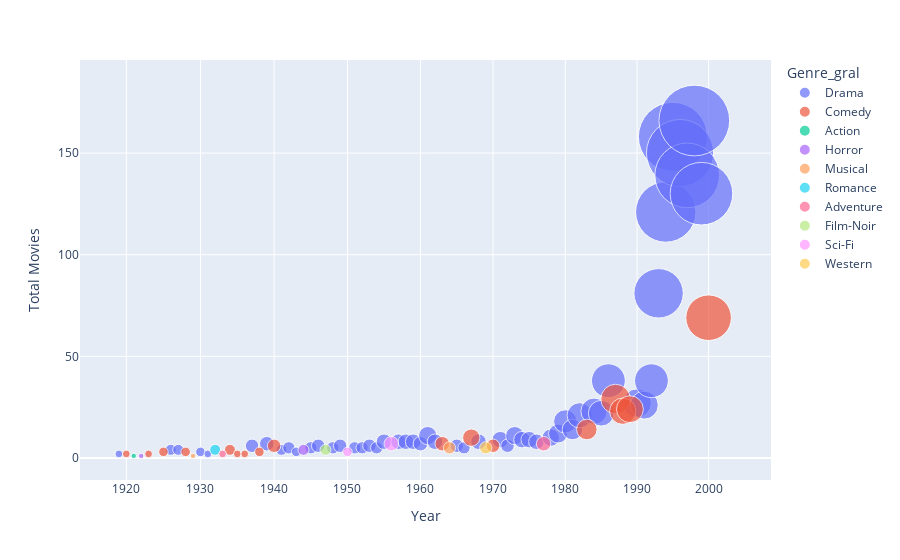

Notebook cell for this chart:
### Code cell
import plotly
import plotly.express as px
fig = px.scatter(Generemespopularxany, x="Year", y="Total Movies", size="Total Movies", color="Genre_gral",hover_name="Total Movies",log_x=True, size_max=50)
#Eix x l'any, eix vertical el nombre de titols/films aixi com el tamany dels cercles és el nombre de pelicules i el (hover) et dona les dades per genere.
fig.show()

### Figure 1 — Plotly figure (JSON) as saved in the notebook; plotly's stock layout.template omitted (floating-point values rounded to 4 significant figures)
{"data": [{"hovertemplate": "<b>%{hovertext}</b><br><br>Genre_gral=Drama<br>Year=%{x}<br>Total Movies=%{marker.size}<extra></extra>", "hovertext": [2, 4, 4, 3, 2, 6, 7, 4, 5, 3, 5, 6, 5, 6, 5, 5, 6, 5, 8, 8, 8, 8, 7, 11, 8, 6, 5, 8, 9, 6, 11, 9, 9, 8, 10, 12, 18, 14, 21, 23, 22, 38, 27, 26, 38, 81, 121, 158, 150, 139, 166, 130], "legendgroup": "Drama", "marker": {"color": "#636efa", "size": [2, 4, 4, 3, 2, 6, 7, 4, 5, 3, 5, 6, 5, 6, 5, 5, 6, 5, 8, 8, 8, 8, 7, 11, 8, 6, 5, 8, 9, 6, 11, 9, 9, 8, 10, 12, 18, 14, 21, 23, 22, 38, 27, 26, 38, 81, 121, 158, 150, 139, 166, 130], "sizemode": "area", "sizeref": 0.0664, "symbol": "circle"}, "mode": "markers", "name": "Drama", "orientation": "v", "showlegend": true, "type": "scatter", "x": [1919, 1926, 1927, 1930, 1931, 1937, 1939, 1941, 1942, 1943, 1945, 1946, 1948, 1949, 1951, 1952, 1953, 1954, 1955, 1957, 1958, 1959, 1960, 1961, 1962, 1965, 1966, 1968, 1971, 1972, 1973, 1974, 1975, 1976, 1978, 1979, 1980, 1981, 1982, 1984, 1985, 1986, 1990, 1991, 1992, 1993, 1994, 1995, 1996, 1997, 1998, 1999], "xaxis": "x", "y": [2, 4, 4, 3, 2, 6, 7, 4, 5, 3, 5, 6, 5, 6, 5, 5, 6, 5, 8, 8, 8, 8, 7, 11, 8, 6, 5, 8, 9, 6, 11, 9, 9, 8, 10, 12, 18, 14, 21, 23, 22, 38, 27, 26, 38, 81, 121, 158, 150, 139, 166, 130], "yaxis": "y"}, {"hovertemplate": "<b>%{hovertext}</b><br><br>Genre_gral=Comedy<br>Year=%{x}<br>Total Movies=%{marker.size}<extra></extra>", "hovertext": [2, 2, 3, 3, 4, 2, 2, 3, 6, 7, 10, 6, 14, 29, 23, 24, 69], "legendgroup": "Comedy", "marker": {"color": "#EF553B", "size": [2, 2, 3, 3, 4, 2, 2, 3, 6, 7, 10, 6, 14, 29, 23, 24, 69], "sizemode": "area", "sizeref": 0.0664, "symbol": "circle"}, "mode": "markers", "name": "Comedy", "orientation": "v", "showlegend": true, "type": "scatter", "x": [1920, 1923, 1925, 1928, 1934, 1935, 1936, 1938, 1940, 1963, 1967, 1970, 1983, 1987, 1988, 1989, 2000], "xaxis": "x", "y": [2, 2, 3, 3, 4, 2, 2, 3, 6, 7, 10, 6, 14, 29, 23, 24, 69], "yaxis": "y"}, {"hovertemplate": "<b>%{hovertext}</b><br><br>Genre_gral=Action<br>Year=%{x}<br>Total Movies=%{marker.size}<extra></extra>", "hovertext": [1], "legendgroup": "Action", "marker": {"color": "#00cc96", "size": [1], "sizemode": "area", "sizeref": 0.0664, "symbol": "circle"}, "mode": "markers", "name": "Action", "orientation": "v", "showlegend": true, "type": "scatter", "x": [1921], "xaxis": "x", "y": [1], "yaxis": "y"}, {"hovertemplate": "<b>%{hovertext}</b><br><br>Genre_gral=Horror<br>Year=%{x}<br>Total Movies=%{marker.size}<extra></extra>", "hovertext": [1, 4], "legendgroup": "Horror", "marker": {"color": "#ab63fa", "size": [1, 4], "sizemode": "area", "sizeref": 0.0664, "symbol": "circle"}, "mode": "markers", "name": "Horror", "orientation": "v", "showlegend": true, "type": "scatter", "x": [1922, 1944], "xaxis": "x", "y": [1, 4], "yaxis": "y"}, {"hovertemplate": "<b>%{hovertext}</b><br><br>Genre_gral=Musical<br>Year=%{x}<br>Total Movies=%{marker.size}<extra></extra>", "hovertext": [1, 5], "legendgroup": "Musical", "marker": {"color": "#FFA15A", "size": [1, 5], "sizemode": "area", "sizeref": 0.0664, "symbol": "circle"}, "mode": "markers", "name": "Musical", "orientation": "v", "showlegend": true, "type": "scatter", "x": [1929, 1964], "xaxis": "x", "y": [1, 5], "yaxis": "y"}, {"hovertemplate": "<b>%{hovertext}</b><br><br>Genre_gral=Romance<br>Year=%{x}<br>Total Movies=%{marker.size}<extra></extra>", "hovertext": [4], "legendgroup": "Romance", "marker": {"color": "#19d3f3", "size": [4], "sizemode": "area", "sizeref": 0.0664, "symbol": "circle"}, "mode": "markers", "name": "Romance", "orientation": "v", "showlegend": true, "type": "scatter", "x": [1932], "xaxis": "x", "y": [4], "yaxis": "y"}, {"hovertemplate": "<b>%{hovertext}</b><br><br>Genre_gral=Adventure<br>Year=%{x}<br>Total Movies=%{marker.size}<extra></extra>", "hovertext": [2, 7], "legendgroup": "Adventure", "marker": {"color": "#FF6692", "size": [2, 7], "sizemode": "area", "sizeref": 0.0664, "symbol": "circle"}, "mode": "markers", "name": "Adventure", "orientation": "v", "showlegend": true, "type": "scatter", "x": [1933, 1977], "xaxis": "x", "y": [2, 7], "yaxis": "y"}, {"hovertemplate": "<b>%{hovertext}</b><br><br>Genre_gral=Film-Noir<br>Year=%{x}<br>Total Movies=%{marker.size}<extra></extra>", "hovertext": [4], "legendgroup": "Film-Noir", "marker": {"color": "#B6E880", "size": [4], "sizemode": "area", "sizeref": 0.0664, "symbol": "circle"}, "mode": "markers", "name": "Film-Noir", "orientation": "v", "showlegend": true, "type": "scatter", "x": [1947], "xaxis": "x", "y": [4], "yaxis": "y"}, {"hovertemplate": "<b>%{hovertext}</b><br><br>Genre_gral=Sci-Fi<br>Year=%{x}<br>Total Movies=%{marker.size}<extra></extra>", "hovertext": [3, 7], "legendgroup": "Sci-Fi", "marker": {"color": "#FF97FF", "size": [3, 7], "sizemode": "area", "sizeref": 0.0664, "symbol": "circle"}, "mode": "markers", "name": "Sci-Fi", "orientation": "v", "showlegend": true, "type": "scatter", "x": [1950, 1956], "xaxis": "x", "y": [3, 7], "yaxis": "y"}, {"hovertemplate": "<b>%{hovertext}</b><br><br>Genre_gral=Western<br>Year=%{x}<br>Total Movies=%{marker.size}<extra></extra>", "hovertext": [5], "legendgroup": "Western", "marker": {"color": "#FECB52", "size": [5], "sizemode": "area", "sizeref": 0.0664, "symbol": "circle"}, "mode": "markers", "name": "Western", "orientation": "v", "showlegend": true, "type": "scatter", "x": [1969], "xaxis": "x", "y": [5], "yaxis": "y"}], "layout": {"legend": {"itemsizing": "constant", "title": {"text": "Genre_gral"}, "tracegroupgap": 0}, "margin": {"t": 60}, "xaxis": {"anchor": "y", "domain": [0, 1], "title": {"text": "Year"}, "type": "log"}, "yaxis": {"anchor": "x", "domain": [0, 1], "title": {"text": "Total Movies"}}}}
